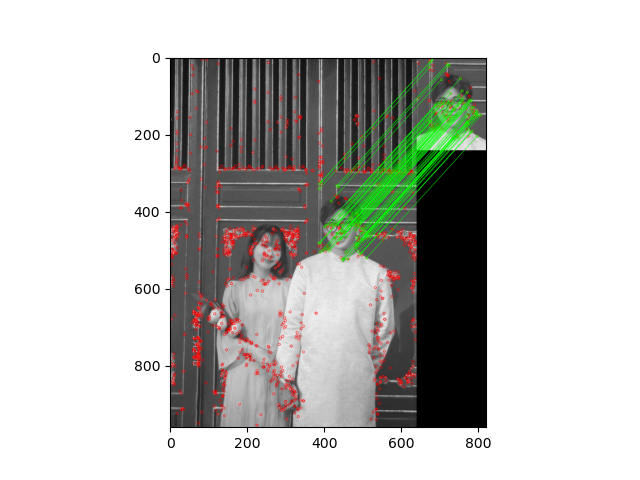

This figure's Python source:
import numpy as np
import cv2 as cv
import matplotlib.pyplot as plt
 
img1 = cv.imread('face_detection.jpg',cv.IMREAD_GRAYSCALE) # queryImage
img2 = cv.imread('face.jpg',cv.IMREAD_GRAYSCALE) # trainImage
 
# Initiate SIFT detector
sift = cv.SIFT_create()
# chỉnh số lượng các keypoint dư thừa chỉ nên tồn tại 1 vài cái trên cùng 1 cạnh
sift.setContrastThreshold(0.03)
sift.setEdgeThreshold(5)
# find the keypoints and descriptors with SIFT
kp1, des1 = sift.detectAndCompute(img1,None)
kp2, des2 = sift.detectAndCompute(img2,None)
 
# FLANN parameters
FLANN_INDEX_KDTREE = 1
index_params = dict(algorithm = FLANN_INDEX_KDTREE, trees = 5)
search_params = dict(checks=50) # or pass empty dictionary
 
flann = cv.FlannBasedMatcher(index_params,search_params)
 
matches = flann.knnMatch(des1,des2,k=2)
 
# Need to draw only good matches, so create a mask
matchesMask = [[0,0] for i in range(len(matches))]
 
# ratio test as per Lowe's paper
for i,(m,n) in enumerate(matches):
 if m.distance < 0.1*n.distance:
    matchesMask[i]=[1,0]
 
draw_params = dict(matchColor = (0,255,0),
singlePointColor = (255,0,0),
matchesMask = matchesMask,
flags = cv.DrawMatchesFlags_DEFAULT)
 
img3 = cv.drawMatchesKnn(img1,kp1,img2,kp2,matches,None,**draw_params)
 
plt.imshow(img3,),plt.show()
